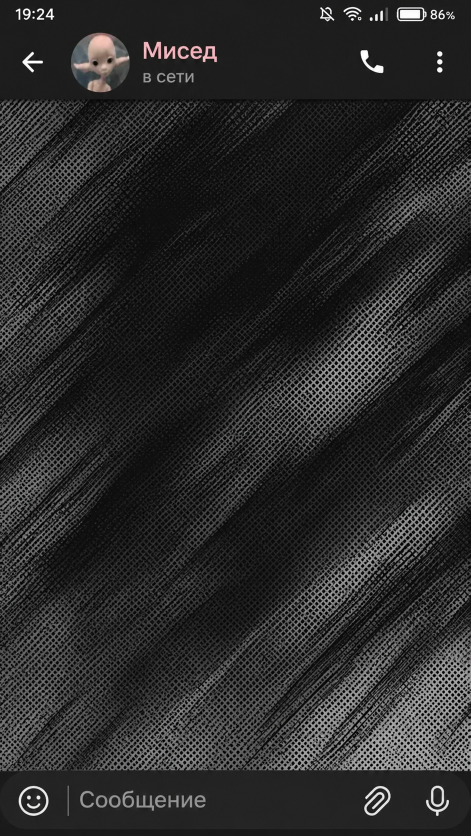
#> input picture projects/64-missed-aizen/refs/chat_empty.png, 941 x 1672 px (shown at 1/2 size)
$ python chat_gpt.py
#> lines starting #> are read from the running program, lines starting #| are printed output that depends on the picture; after the words box and inside, x2 and y2 are one past the last pixel; in counts of white or black regions, pixels touching at a corner belong together
"""Scene-3 chat from the ChatGPT screenshots: empty chat + bubbles cut from the full one.

    frame = chat_frame(n)   # RGB 941x1672, first n bubbles visible (n = 0..8), Missed's original avatar
Bubble k pops in with chat_frame(n, pop=(k, t)) where t in 0..1 is the entry progress.
"""
from functools import lru_cache
from pathlib import Path

import numpy as np
from PIL import Image, ImageDraw, ImageFilter
from scipy import ndimage as nd

HERE = Path(__file__).resolve().parent
REFS = HERE / "refs"

# (side, x, y, w, h) measured on refs/chat_scene3.png, top to bottom
BOXES = [
    ("out", 215, 266, 711, 158), ("in", 17, 460, 255, 102),
    ("out", 382, 590, 542, 99), ("in", 17, 718, 255, 101),
    ("out", 230, 849, 696, 157), ("in", 16, 1043, 257, 103),
    ("out", 147, 1177, 778, 100), ("in", 17, 1311, 282, 102),
]
AVATAR = (200, 125, 60)  # centre x, y and radius on refs/chat_empty.png


@lru_cache(None)
def _sprites():
    full = Image.open(REFS / "chat_scene3.png").convert("RGB")
    x = np.asarray(full).astype(int)
    r, g, b = x[..., 0], x[..., 1], x[..., 2]
    out_m = (abs(r - g) < 8) & (abs(g - b) < 8) & (r > 185) & (r < 215)
    in_m = (r - g > 40) & (r > 150)
    res = []
    for side, bx, by, bw, bh in BOXES:
        p = 16  # room for the tail
        x0, y0 = max(0, bx - p), max(0, by - p)
        x1, y1 = min(full.width, bx + bw + p), min(full.height, by + bh + p)
        m = (out_m if side == "out" else in_m)[y0:y1, x0:x1]
        m = nd.binary_closing(m, iterations=6)
        m = nd.binary_fill_holes(m)
        lab, n = nd.label(m)
        if n > 1:
            sizes = nd.sum(m, lab, range(1, n + 1))
            m = lab == (np.argmax(sizes) + 1)
        m = nd.binary_dilation(m, iterations=1)
        alpha = Image.fromarray((m * 255).astype("uint8")).filter(ImageFilter.GaussianBlur(0.9))
        spr = full.crop((x0, y0, x1, y1)).convert("RGBA")
        spr.putalpha(alpha)
        res.append((side, x0, y0, spr))
    return res


@lru_cache(None)
def _base():
    base = Image.open(REFS / "chat_empty.png").convert("RGBA")
    cx, cy, rad = AVATAR
    src = Image.open(REFS / "missed.jpg").convert("RGB")
    d = 2 * rad
    face = src.crop((330 - 215, 290 - 215, 330 + 215, 290 + 215)).resize((d, d), Image.LANCZOS)
    mask = Image.new("L", (d * 4, d * 4), 0)
    ImageDraw.Draw(mask).ellipse((0, 0, d * 4 - 1, d * 4 - 1), fill=255)
    base.paste(face, (cx - rad, cy - rad), mask.resize((d, d), Image.LANCZOS))
    return base


def _shadow(spr):
    a = spr.getchannel("A").filter(ImageFilter.GaussianBlur(8))
    sh = Image.new("RGBA", spr.size, (0, 0, 0, 0))
    sh.putalpha(a.point(lambda v: int(v * 0.55)))
    return sh


def chat_frame(n, pop=None):
    img = _base().copy()
    for k, (side, x0, y0, spr) in enumerate(_sprites()[:n]):
        s = spr
        if pop and pop[0] == k:
            t = max(0.0, min(1.0, pop[1]))
            e = 1 - (1 - t) ** 3
            sc = 0.6 + 0.4 * e + 0.06 * np.sin(np.pi * e)  # soft overshoot
            w, h = max(1, int(spr.width * sc)), max(1, int(spr.height * sc))
            s = spr.resize((w, h), Image.LANCZOS)
            s.putalpha(s.getchannel("A").point(lambda v: int(v * e)))
            ax = x0 + (spr.width - w if side == "out" else 0)
            ay = y0 + spr.height - h
            img.alpha_composite(_shadow(s), (ax + 3, ay + 6))
            img.alpha_composite(s, (ax, ay))
            continue
        img.alpha_composite(_shadow(s), (x0 + 3, y0 + 6))
        img.alpha_composite(s, (x0, y0))
    return img.convert("RGB")


if __name__ == "__main__":
    import sys
    out = Path(sys.argv[1]) if len(sys.argv) > 1 else HERE / "build" / "chat_gpt_preview.png"
    out.parent.mkdir(parents=True, exist_ok=True)
    a, b = chat_frame(5), chat_frame(8, pop=(7, 0.55))
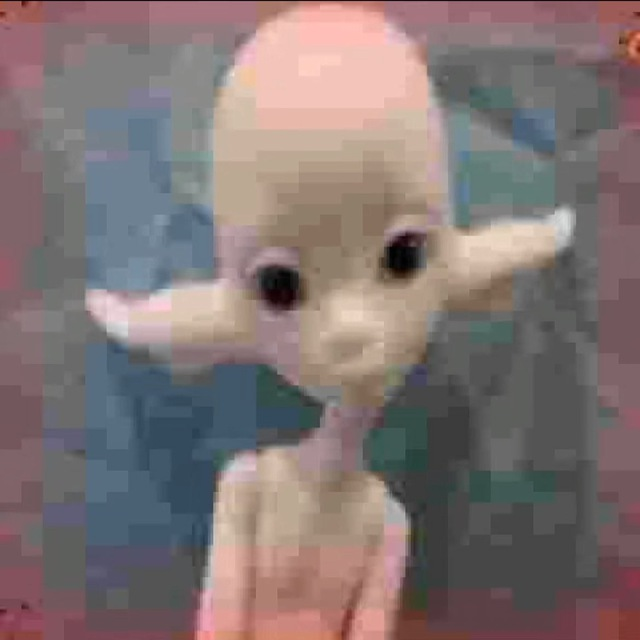
#> input picture projects/64-missed-aizen/refs/missed.jpg, 640 x 640 px
#> in _base, src is the input picture: PIL image 640x640 RGB; mean R, G, B 129.6, 116, 115.3
#> in _base, `mask = Image.new("L", (d * 4, d * 4), 0)`: mask: PIL image 480x480 L; every value is 0
#> in _base, `ImageDraw.Draw(mask).ellipse((0, 0, d * 4 - 1, d * 4 - 1), fill=255)`:
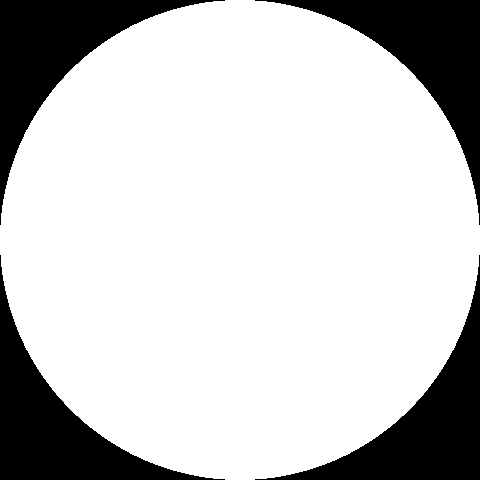
#> mask: PIL image 480x480 L; 78.5% white; 4 black regions, box (x1, y1, x2, y2) and area: (0, 0, 225, 225) 12380, (255, 0, 480, 225) 12380, (0, 255, 225, 480) 12380, (255, 255, 480, 480) 12380
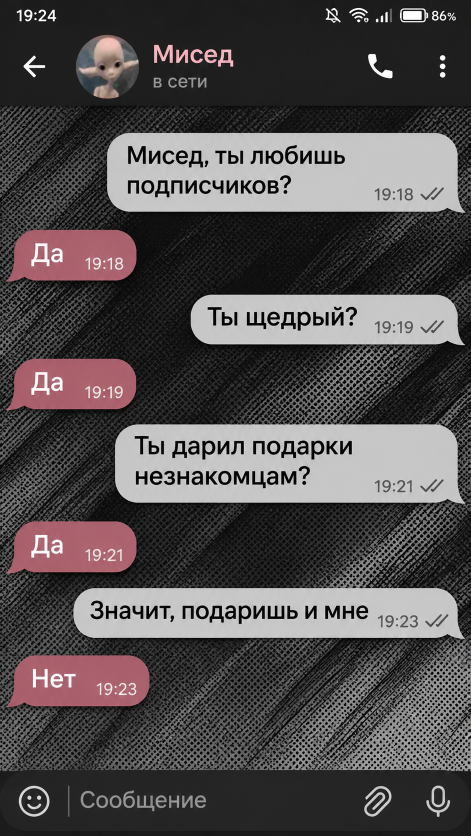
#> input picture projects/64-missed-aizen/refs/chat_scene3.png, 941 x 1672 px (shown at 1/2 size)
#> in _sprites, full is the input picture: PIL image 941x1672 RGB; mean R, G, B 82.4, 78.1, 78.7
#> in _sprites, `out_m = (abs(r - g) < 8) & (abs(g - b) < 8) & (r > 185) & (r < 215)`: out_m: shape (1672, 941) bool; 18.7% white; 272 white regions (219 under 20 px), largest, box (x1, y1, x2, y2) and area: (215, 266, 930, 425) 92722, (230, 849, 930, 1007) 89251, (147, 1177, 929, 1277) 62556
#> in _sprites, `in_m = (r - g > 40) & (r > 150)`: in_m: shape (1672, 941) bool; 5.9% white; 26 white regions (2 under 20 px), largest, box (x1, y1, x2, y2) and area: (14, 1311, 299, 1414) 24100, (14, 1043, 273, 1147) 21250, (14, 460, 272, 562) 20897
#> the loop in _sprites, `for side, bx, by, bw, bh in BOXES:` made 8 passes
#> pass 1, in _sprites, `m = nd.binary_fill_holes(m)`:
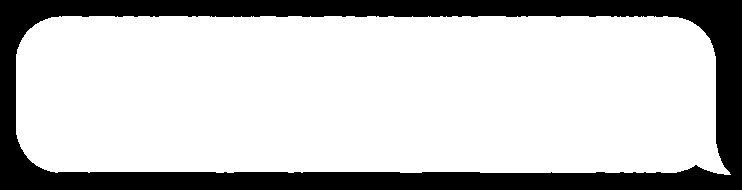
#> m: shape (190, 742) bool; 76.5% white; 1 black region, box (x1, y1, x2, y2) and area: (0, 0, 742, 190) 33070
#> after the loop in _sprites, `for side, bx, by, bw, bh in BOXES:`:
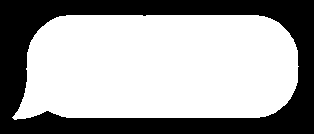
#> m: shape (134, 314) bool; 63.6% white; 1 black region, box (x1, y1, x2, y2) and area: (0, 0, 314, 134) 15326
#> after the loop in _sprites, `for side, bx, by, bw, bh in BOXES:`:
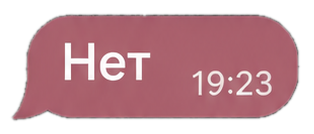
#> spr: PIL image 314x134 RGBA; mean R, G, B, A 127.3, 84.8, 91.7, 162.1; transparent parts drawn white
#> after the loop in _sprites, `for side, bx, by, bw, bh in BOXES:`: res = 8 items
#> in _shadow, `sh = Image.new("RGBA", spr.size, (0, 0, 0, 0))`: sh: PIL image 742x190 RGBA; every value is 0
    strip = Image.new("RGB", (a.width * 2 + 20, a.height), (255, 255, 255))
#> strip: PIL image 1902x1672 RGB; every value is 255
    strip.paste(a, (0, 0))
    strip.paste(b, (a.width + 20, 0))
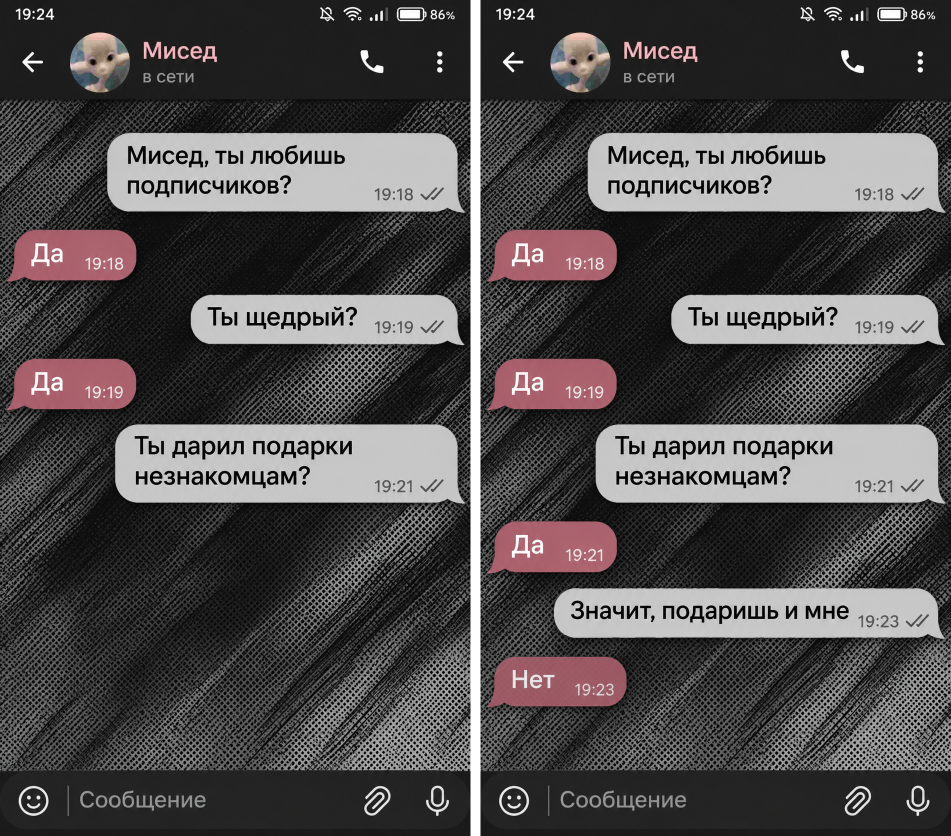
#> strip: PIL image 1902x1672 RGB (shown at 1/2 size); mean R, G, B 78.7, 75.6, 76
    strip.save(out)
    print(out)
